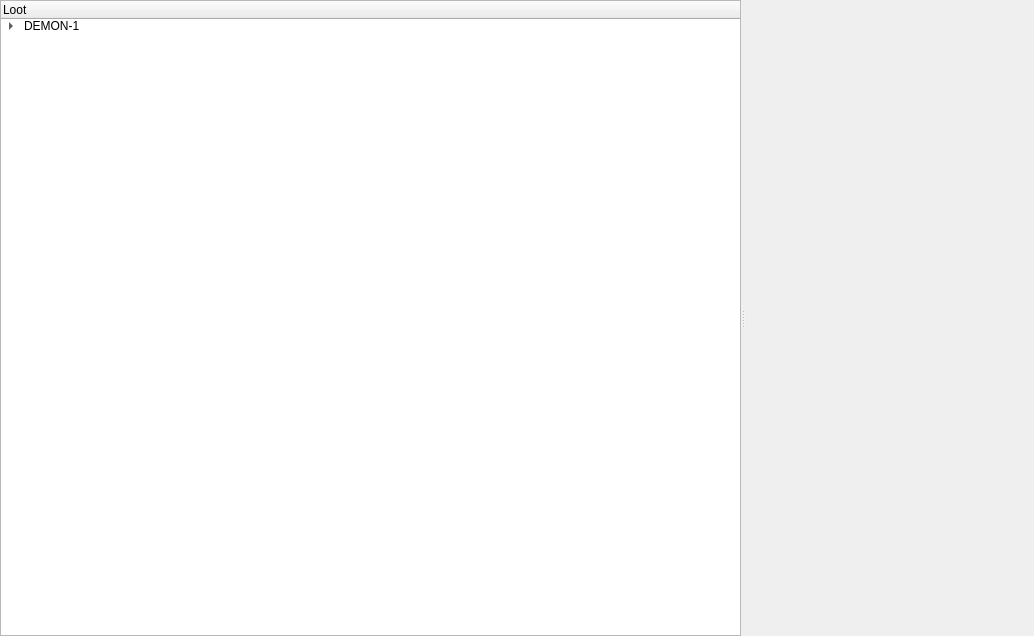
<?xml version="1.0" encoding="UTF-8"?>
<ui version="4.0">
 <class>LootWidget</class>
 <widget class="QWidget" name="LootWidget">
  <property name="geometry">
   <rect>
    <x>0</x>
    <y>0</y>
    <width>1034</width>
    <height>636</height>
   </rect>
  </property>
  <property name="windowTitle">
   <string>Form</string>
  </property>
  <layout class="QGridLayout" name="gridLayout">
   <property name="leftMargin">
    <number>0</number>
   </property>
   <property name="topMargin">
    <number>0</number>
   </property>
   <property name="rightMargin">
    <number>0</number>
   </property>
   <property name="bottomMargin">
    <number>0</number>
   </property>
   <property name="spacing">
    <number>0</number>
   </property>
   <item row="0" column="0">
    <widget class="QSplitter" name="splitter">
     <property name="orientation">
      <enum>Qt::Horizontal</enum>
     </property>
     <widget class="QTreeWidget" name="treeWidget">
      <column>
       <property name="text">
        <string>Loot</string>
       </property>
      </column>
      <item>
       <property name="text">
        <string>DEMON-1</string>
       </property>
       <item>
        <property name="text">
         <string>Screenshots</string>
        </property>
        <item>
         <property name="text">
          <string>Screenshot.png</string>
         </property>
        </item>
       </item>
       <item>
        <property name="text">
         <string>Downloads</string>
        </property>
        <item>
         <property name="text">
          <string>FIles.txt</string>
         </property>
        </item>
       </item>
      </item>
     </widget>
     <widget class="QWidget" name="widget" native="true"/>
    </widget>
   </item>
  </layout>
 </widget>
 <resources/>
 <connections/>
</ui>
